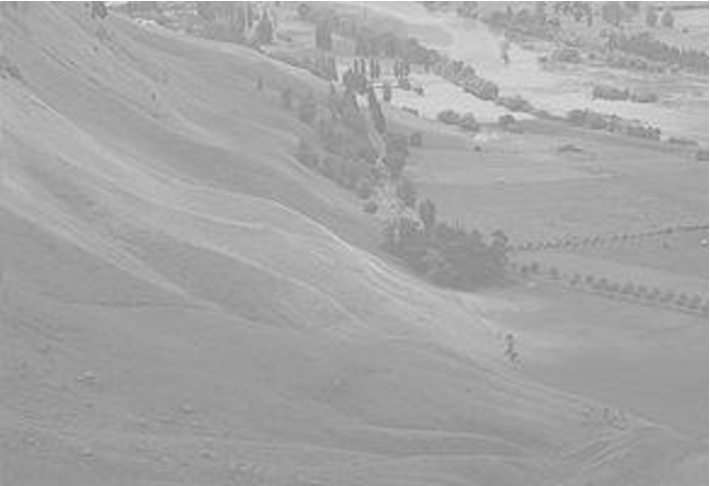
#> input picture lowcon.png, 710 x 486 px
$ jupyter execute --allow-errors 6406021420280-2.ipynb   (shell and % lines are left out)
#> lines starting #> are read from the running program, lines starting #| are printed output that depends on the picture
[cell 1]
import cv2
import numpy as np
import matplotlib.pyplot as plt
from IPython.display import Image

[cell 2]
img = cv2.imread('lowcon.png',0)
#> img: shape (486, 710); min 122, max 255, mean 165

[cell 3]
def pixelVal(pix, r1, s1, r2, s2):
    if (0 <= pix and pix <= r1):
        return (s1 / r1)*pix
    elif (r1 < pix and pix <= r2):
        return ((s2 - s1)/(r2 - r1)) * (pix - r1) + s1
    else:
        return ((255 - s2)/(255 - r2)) * (pix - r2) + s2

[cell 4]
r1 = 140
s1 = 0
r2 = 200
s2 = 250
pixelVal_vec = np.vectorize(pixelVal)
contrast_stretched = pixelVal_vec(img, r1, s1, r2, s2)
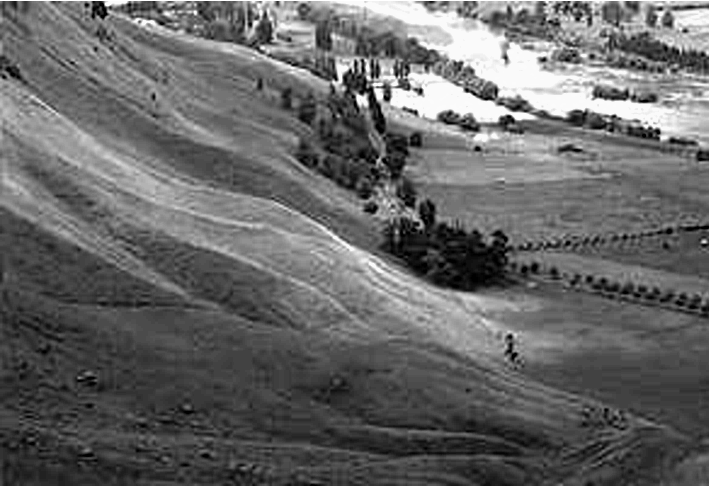
#> contrast_stretched: shape (486, 710) float64; min 0, max 255, mean 103

[cell 5]
equ = cv2.equalizeHist(img)
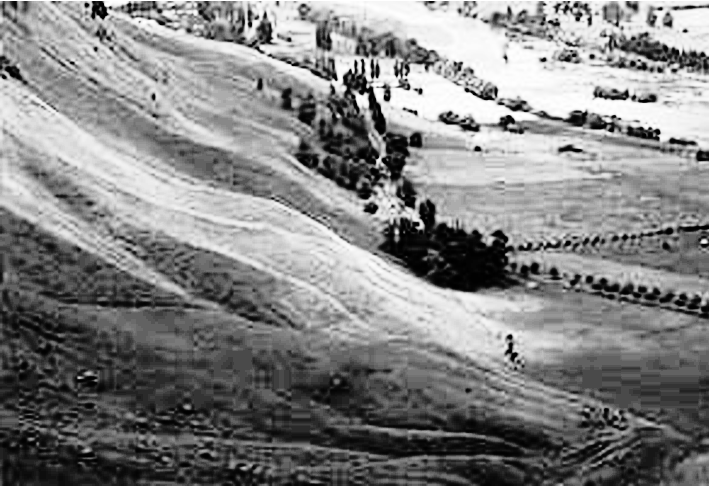
#> equ: shape (486, 710); min 0, max 255, mean 130.8
